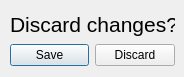
<?xml version="1.0" encoding="UTF-8"?>
<ui version="4.0">
 <class>DiscardDialog</class>
 <widget class="QDialog" name="DiscardDialog">
  <property name="geometry">
   <rect>
    <x>0</x>
    <y>0</y>
    <width>184</width>
    <height>77</height>
   </rect>
  </property>
  <property name="windowTitle">
   <string>Dialog</string>
  </property>
  <widget class="QWidget" name="">
   <property name="geometry">
    <rect>
     <x>10</x>
     <y>10</y>
     <width>165</width>
     <height>56</height>
    </rect>
   </property>
   <layout class="QVBoxLayout" name="verticalLayout">
    <item>
     <widget class="QLabel" name="label">
      <property name="font">
       <font>
        <pointsize>16</pointsize>
       </font>
      </property>
      <property name="text">
       <string>Discard changes?</string>
      </property>
     </widget>
    </item>
    <item>
     <widget class="QDialogButtonBox" name="Yes">
      <property name="orientation">
       <enum>Qt::Horizontal</enum>
      </property>
      <property name="standardButtons">
       <set>QDialogButtonBox::Discard|QDialogButtonBox::Save</set>
      </property>
     </widget>
    </item>
   </layout>
  </widget>
 </widget>
 <resources/>
 <connections>
  <connection>
   <sender>Yes</sender>
   <signal>accepted()</signal>
   <receiver>DiscardDialog</receiver>
   <slot>accept()</slot>
   <hints>
    <hint type="sourcelabel">
     <x>248</x>
     <y>254</y>
    </hint>
    <hint type="destinationlabel">
     <x>157</x>
     <y>274</y>
    </hint>
   </hints>
  </connection>
  <connection>
   <sender>Yes</sender>
   <signal>rejected()</signal>
   <receiver>DiscardDialog</receiver>
   <slot>reject()</slot>
   <hints>
    <hint type="sourcelabel">
     <x>316</x>
     <y>260</y>
    </hint>
    <hint type="destinationlabel">
     <x>286</x>
     <y>274</y>
    </hint>
   </hints>
  </connection>
 </connections>
</ui>
